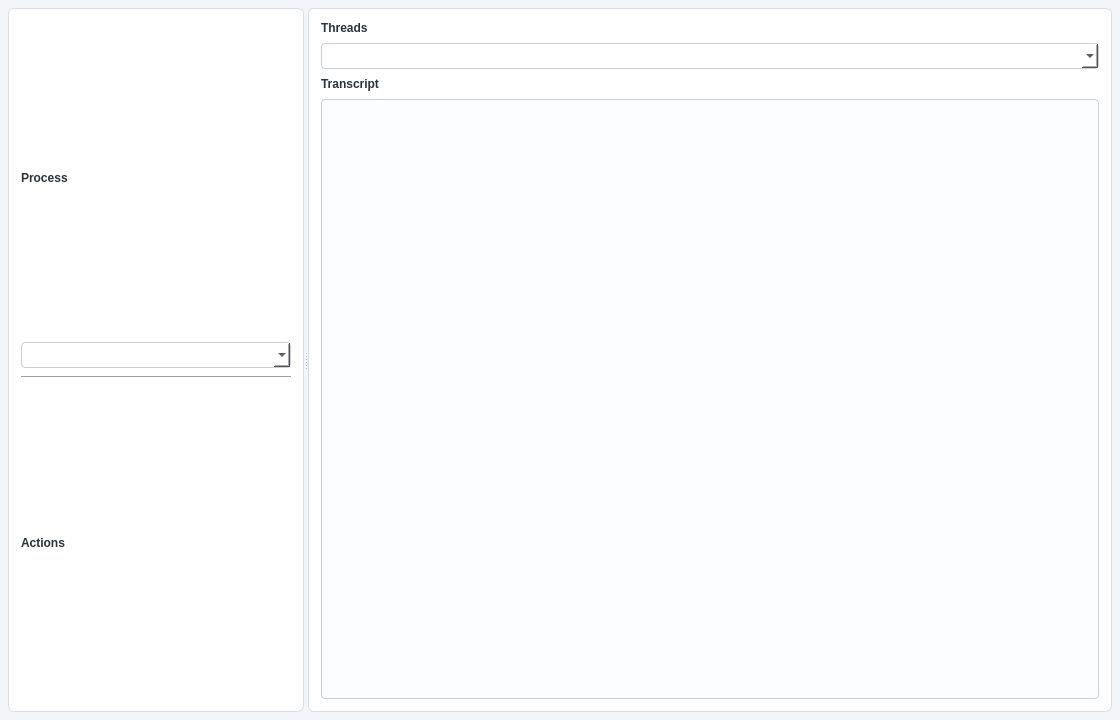
<?xml version="1.0" encoding="UTF-8"?>
<ui version="4.0">
 <class>MainWindow</class>
 <widget class="QMainWindow" name="MainWindow">
  <property name="geometry">
   <rect>
    <x>0</x>
    <y>0</y>
    <width>1120</width>
    <height>720</height>
   </rect>
  </property>
  <property name="windowTitle">
   <string>Textractor</string>
  </property>
  <property name="styleSheet">
   <string notr="true">QMainWindow
{
    background: #f3f5f8;
}

QFrame#processFrame,
QFrame#contentFrame
{
    background: #ffffff;
    border: 1px solid #d8dde6;
    border-radius: 6px;
}

QLabel#processTitle,
QLabel#actionsTitle,
QLabel#threadsTitle,
QLabel#transcriptTitle
{
    color: #2b313d;
    font-weight: 600;
}

QPushButton,
QComboBox,
QPlainTextEdit
{
    border: 1px solid #c8cfda;
    border-radius: 4px;
    background: #ffffff;
}

QPushButton
{
    padding: 5px 8px;
    text-align: left;
    min-height: 24px;
}

QPushButton:hover
{
    background: #eef3f9;
}

QComboBox
{
    padding: 4px 8px;
}

QPlainTextEdit
{
    background: #fcfdff;
}</string>
  </property>
  <widget class="QWidget" name="centralWidget">
   <layout class="QHBoxLayout" name="centralLayout">
    <property name="leftMargin">
     <number>8</number>
    </property>
    <property name="topMargin">
     <number>8</number>
    </property>
    <property name="rightMargin">
     <number>8</number>
    </property>
    <property name="bottomMargin">
     <number>8</number>
    </property>
    <property name="spacing">
     <number>8</number>
    </property>
    <item>
     <widget class="QSplitter" name="mainSplitter">
      <property name="orientation">
       <enum>Qt::Horizontal</enum>
      </property>
      <property name="childrenCollapsible">
       <bool>false</bool>
      </property>
      <widget class="QFrame" name="processFrame">
       <property name="minimumSize">
        <size>
         <width>280</width>
         <height>0</height>
        </size>
       </property>
       <property name="maximumSize">
        <size>
         <width>360</width>
         <height>16777215</height>
        </size>
       </property>
       <property name="frameShape">
        <enum>QFrame::StyledPanel</enum>
       </property>
       <property name="frameShadow">
        <enum>QFrame::Raised</enum>
       </property>
       <layout class="QVBoxLayout" name="processLayout">
        <property name="leftMargin">
         <number>12</number>
        </property>
        <property name="topMargin">
         <number>12</number>
        </property>
        <property name="rightMargin">
         <number>12</number>
        </property>
        <property name="bottomMargin">
         <number>12</number>
        </property>
        <property name="spacing">
         <number>8</number>
        </property>
        <item>
         <widget class="QLabel" name="processTitle">
          <property name="text">
           <string>Process</string>
          </property>
         </widget>
        </item>
        <item>
         <widget class="QComboBox" name="processCombo">
          <property name="editable">
           <bool>false</bool>
          </property>
          <property name="insertPolicy">
           <enum>QComboBox::InsertAtBottom</enum>
          </property>
          <property name="sizeAdjustPolicy">
           <enum>QComboBox::AdjustToContentsOnFirstShow</enum>
          </property>
         </widget>
        </item>
        <item>
         <widget class="QFrame" name="processDivider">
          <property name="frameShape">
           <enum>QFrame::HLine</enum>
          </property>
          <property name="frameShadow">
           <enum>QFrame::Sunken</enum>
          </property>
         </widget>
        </item>
        <item>
         <widget class="QLabel" name="actionsTitle">
          <property name="text">
           <string>Actions</string>
          </property>
         </widget>
        </item>
       </layout>
      </widget>
      <widget class="QFrame" name="contentFrame">
       <property name="frameShape">
        <enum>QFrame::StyledPanel</enum>
       </property>
       <property name="frameShadow">
        <enum>QFrame::Raised</enum>
       </property>
       <layout class="QVBoxLayout" name="contentLayout">
        <property name="leftMargin">
         <number>12</number>
        </property>
        <property name="topMargin">
         <number>12</number>
        </property>
        <property name="rightMargin">
         <number>12</number>
        </property>
        <property name="bottomMargin">
         <number>12</number>
        </property>
        <property name="spacing">
         <number>8</number>
        </property>
        <item>
         <widget class="QLabel" name="threadsTitle">
          <property name="text">
           <string>Threads</string>
          </property>
         </widget>
        </item>
        <item>
         <widget class="QComboBox" name="ttCombo">
          <property name="editable">
           <bool>false</bool>
          </property>
          <property name="maxVisibleItems">
           <number>50</number>
          </property>
          <property name="sizeAdjustPolicy">
           <enum>QComboBox::AdjustToContentsOnFirstShow</enum>
          </property>
         </widget>
        </item>
        <item>
         <widget class="QLabel" name="transcriptTitle">
          <property name="text">
           <string>Transcript</string>
          </property>
         </widget>
        </item>
        <item>
         <widget class="QPlainTextEdit" name="textOutput">
          <property name="font">
           <font>
            <family>Arial Unicode MS</family>
            <pointsize>13</pointsize>
           </font>
          </property>
          <property name="contextMenuPolicy">
           <enum>Qt::CustomContextMenu</enum>
          </property>
          <property name="undoRedoEnabled">
           <bool>false</bool>
          </property>
          <property name="readOnly">
           <bool>true</bool>
          </property>
          <property name="lineWrapMode">
           <enum>QPlainTextEdit::WidgetWidth</enum>
          </property>
         </widget>
        </item>
       </layout>
      </widget>
     </widget>
    </item>
   </layout>
  </widget>
 </widget>
 <layoutdefault spacing="6" margin="6"/>
 <resources/>
 <connections/>
</ui>
